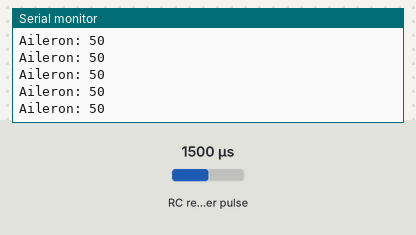
A sketch run on a simulated Arduino Uno, built with avr-gcc and run on an emulated ATmega328P. Parts: the last lines printed to the serial monitor. Wiring (inferred from the names in the program): RC receiver channel: data pin 2. The test bench sets the inputs (shaded band); at power-on: RC receiver pulse 1500 µs.

Above: at 1.2 s.
1.3 s: RC receiver pulse (sensor on pin 2) set to 1020 µs
At 1.46 s:
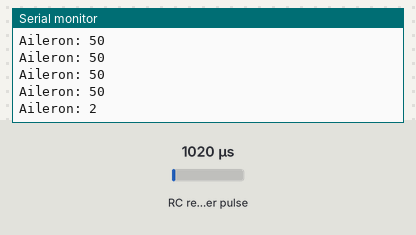
2.8 s: RC receiver pulse (sensor on pin 2) set to 1250 µs
At 2.9 s:
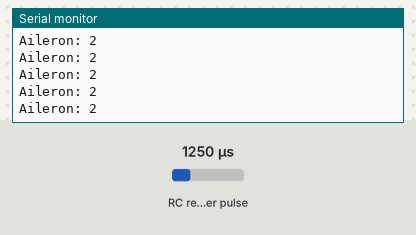
Timing chart, 0 to 5.8 s (numbered marks = the images above; inputs shaded):
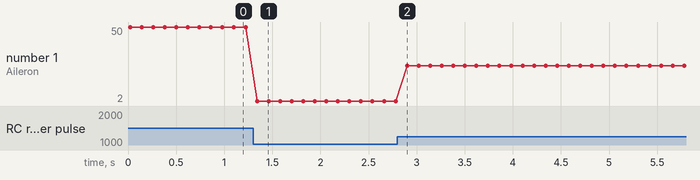

Measured:
- after the input at 1.3 s, the serial monitor: prints a new line at once (image 1)
- plotted number 1: 50 → 2 after the input at 1.3 s, 2 → 25 after the input at 2.8 s

The sketch:

PWM-1ch.ino
```cpp
// Define pins for each RC channel
int aileronPin = 2;   // Channel 1

const int ENA = 5; // PWM for speed for Motor 1
const int IN1 = 0; // Direction for Motor 1 (IN2_Motor1 is inverted in hardware)

long aileronControl;

long readAileronControlSignal() {
    unsigned long rawPWM = pulseIn(aileronPin, HIGH, 25000);
    if (rawPWM == 0) { // Timeout or no signal
        return 50; // Mid-point for 0-100 scale (1500us equivalent)
    }
    long constrainedPWM = constrain(rawPWM, 1000, 2000);
    return map(constrainedPWM, 1000, 2000, 0, 100);
}


void setup() {
    pinMode(aileronPin, INPUT);

    Serial.begin(9600);
}

void loop() {
    // Read mapped control signals from each channel
    aileronControl = readAileronControlSignal();

    // Print the mapped control signal values to the Serial Monitor
    Serial.print("Aileron: ");
    Serial.print(aileronControl);
    Serial.println(); // Newline for better readability

    delay(100);  // Limit output rate
}
```
